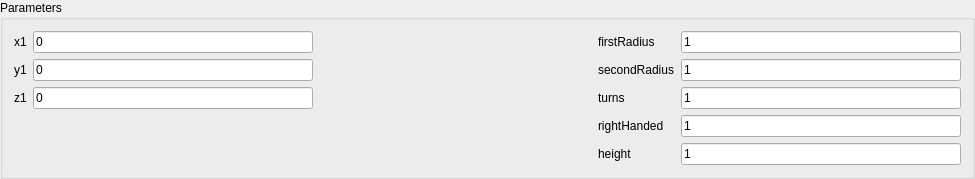
<?xml version="1.0" encoding="UTF-8"?>
<ui version="4.0">
 <class>HelixWidget</class>
 <widget class="QWidget" name="HelixWidget">
  <property name="geometry">
   <rect>
    <x>0</x>
    <y>0</y>
    <width>975</width>
    <height>156</height>
   </rect>
  </property>
  <property name="windowTitle">
   <string>HelixWidget</string>
  </property>
  <layout class="QVBoxLayout" name="verticalLayout">
   <property name="spacing">
    <number>0</number>
   </property>
   <property name="leftMargin">
    <number>0</number>
   </property>
   <property name="topMargin">
    <number>0</number>
   </property>
   <property name="rightMargin">
    <number>0</number>
   </property>
   <property name="bottomMargin">
    <number>0</number>
   </property>
   <item>
    <widget class="QGroupBox" name="groupBox">
     <property name="title">
      <string>Parameters</string>
     </property>
     <layout class="QGridLayout" name="gridLayout">
      <item row="2" column="3">
       <widget class="QLabel" name="label_5">
        <property name="text">
         <string>turns</string>
        </property>
       </widget>
      </item>
      <item row="3" column="3">
       <widget class="QLabel" name="label_8">
        <property name="text">
         <string>rightHanded</string>
        </property>
       </widget>
      </item>
      <item row="2" column="4">
       <widget class="QLineEdit" name="lineEdit_z2">
        <property name="text">
         <string>1</string>
        </property>
       </widget>
      </item>
      <item row="0" column="4">
       <widget class="QLineEdit" name="lineEdit_x2">
        <property name="text">
         <string>1</string>
        </property>
       </widget>
      </item>
      <item row="0" column="3">
       <widget class="QLabel" name="label_6">
        <property name="text">
         <string>firstRadius</string>
        </property>
       </widget>
      </item>
      <item row="0" column="0">
       <widget class="QLabel" name="label_2">
        <property name="text">
         <string>x1</string>
        </property>
       </widget>
      </item>
      <item row="1" column="4">
       <widget class="QLineEdit" name="lineEdit_y2">
        <property name="text">
         <string>1</string>
        </property>
       </widget>
      </item>
      <item row="1" column="3">
       <widget class="QLabel" name="label_7">
        <property name="text">
         <string>secondRadius</string>
        </property>
       </widget>
      </item>
      <item row="0" column="1">
       <widget class="QLineEdit" name="lineEdit_x1">
        <property name="text">
         <string>0</string>
        </property>
       </widget>
      </item>
      <item row="1" column="0">
       <widget class="QLabel" name="label_3">
        <property name="text">
         <string>y1</string>
        </property>
       </widget>
      </item>
      <item row="2" column="1">
       <widget class="QLineEdit" name="lineEdit_z1">
        <property name="text">
         <string>0</string>
        </property>
       </widget>
      </item>
      <item row="1" column="1">
       <widget class="QLineEdit" name="lineEdit_y1">
        <property name="text">
         <string>0</string>
        </property>
       </widget>
      </item>
      <item row="0" column="2">
       <spacer name="horizontalSpacer_2">
        <property name="orientation">
         <enum>Qt::Horizontal</enum>
        </property>
        <property name="sizeHint" stdset="0">
         <size>
          <width>40</width>
          <height>20</height>
         </size>
        </property>
       </spacer>
      </item>
      <item row="3" column="4">
       <widget class="QLineEdit" name="lineEdit_righthanded">
        <property name="text">
         <string>1</string>
        </property>
       </widget>
      </item>
      <item row="2" column="0">
       <widget class="QLabel" name="label_4">
        <property name="text">
         <string>z1</string>
        </property>
       </widget>
      </item>
      <item row="4" column="3">
       <widget class="QLabel" name="label_9">
        <property name="text">
         <string>height</string>
        </property>
       </widget>
      </item>
      <item row="4" column="4">
       <widget class="QLineEdit" name="lineEdit_height">
        <property name="text">
         <string>1</string>
        </property>
       </widget>
      </item>
     </layout>
    </widget>
   </item>
  </layout>
 </widget>
 <layoutdefault spacing="6" margin="11"/>
 <resources/>
 <connections/>
</ui>
